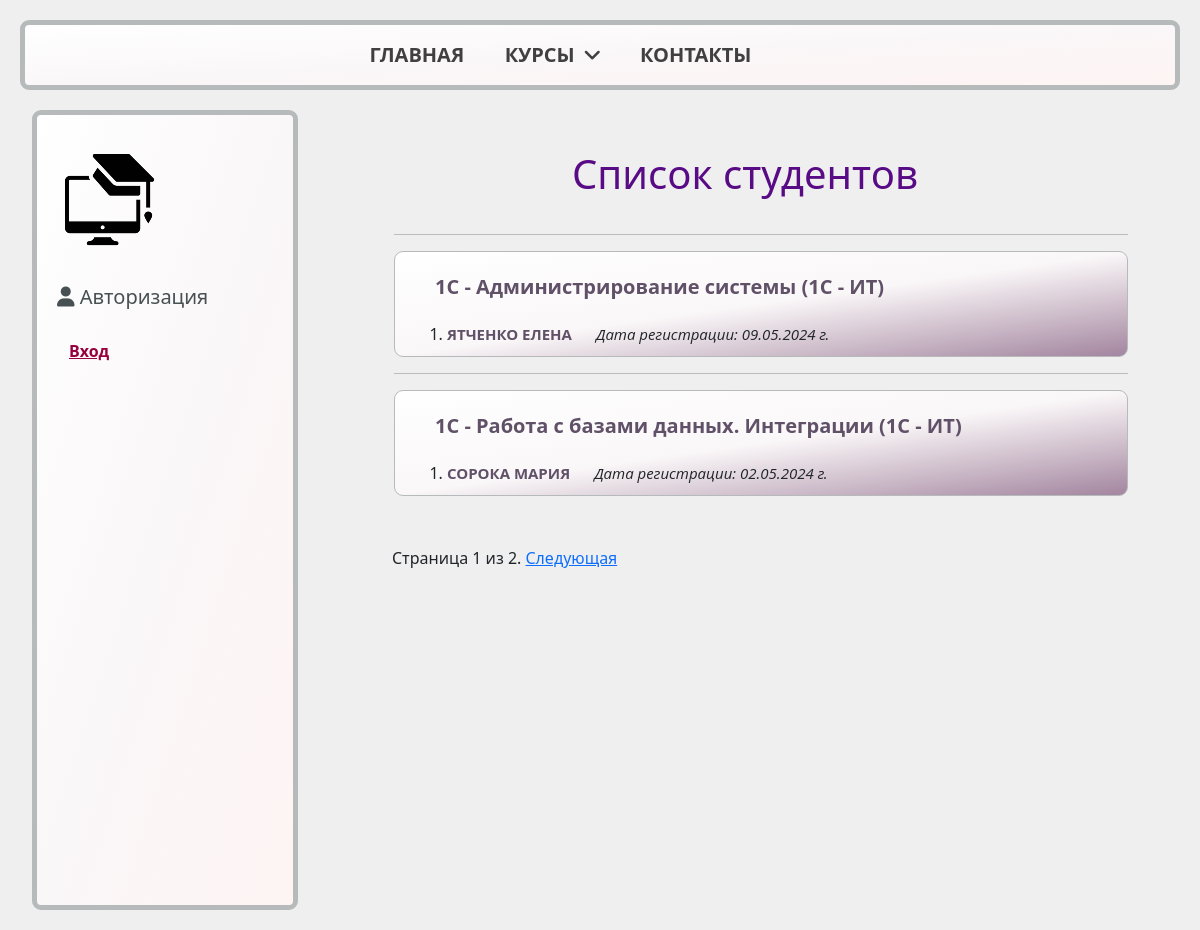
The app's page /students/a, older data.
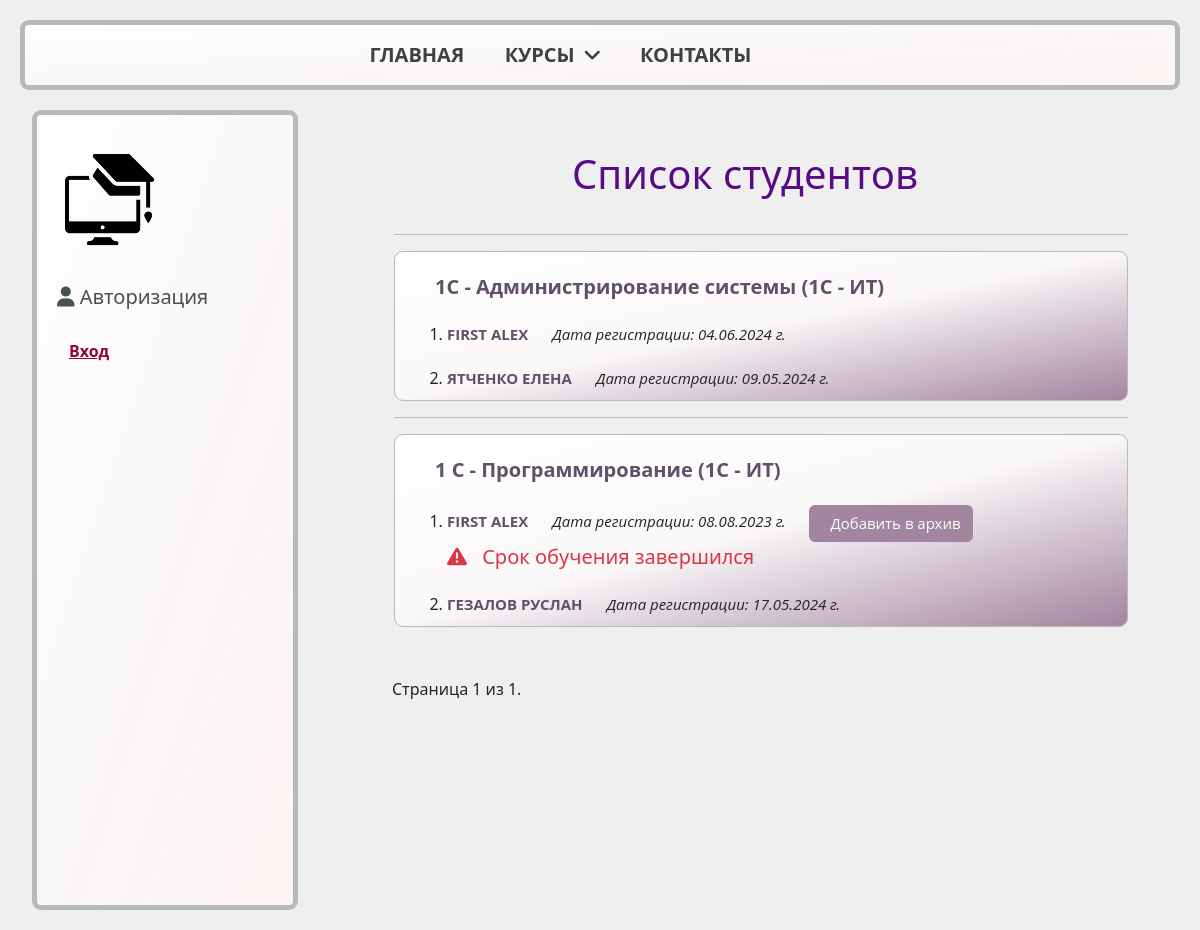
The same page, newer data.
### students_app/models.py (models this page shows, shortened)
class Course(models.Model):
    name = models.CharField(max_length=200)
    category = models.ForeignKey(
        Category, on_delete=models.SET_NULL, null=True)
    summary = models.TextField(
        max_length=1000, help_text="Краткое описание курса")
    lasting = models.IntegerField(
        default=1, help_text="Продолжительность курса, в месяцах"
    )
    cost = models.DecimalField(
        max_digits=8, decimal_places=2, help_text="Стоимость в месяц, азн"
    )
    added = models.DateField(auto_now_add=True)
    rating = models.DecimalField(
        max_digits=3, decimal_places=2, blank=True, null=True)
    is_deleted = models.BooleanField(default=False)
    deleted = models.DateField(auto_now=True)
    views_num = models.IntegerField(default=0)
    class Meta:
        ordering = ["-name"]

class Category(models.Model):
    name = models.CharField(
        max_length=100,
        verbose_name="Наименование",
        help_text="Категория курса (e.g. 1C - ИТ, 1C - Консалтинг)",
    )
    flag = models.CharField(
        max_length=10,
        verbose_name="Сокращение",
        default="nonamed",
        help_text="Только латинские символы в нижнем регистре, БЕЗ пробелов",
        unique=True,
    )
    class Meta:
        verbose_name = "Category"
        verbose_name_plural = "Categories"
    def __str__(self):
        return self.name

class Student(models.Model):
    related_user = models.ForeignKey(User, on_delete=models.CASCADE)
    name = models.CharField(verbose_name="Имя", max_length=50)
    surname = models.CharField(verbose_name="Фамилия", max_length=100)
    phone = models.CharField(verbose_name="Номер телефона", max_length=50)
    date_of_birth = models.DateField()
    course = models.ForeignKey(Course, on_delete=models.PROTECT)
    photo = models.ImageField(upload_to="images/", blank=True, null=True)
    @property
    def full_name(self):
        return f"{self.surname} {self.name}"
    STUDENT_STATUS = [
        ("r", "requested"),
        ("a", "approved"),
        ("f", "finished"),
    ]
    status = models.CharField(
        max_length=50,
        choices=STUDENT_STATUS,
        default="r",
        help_text="Статус студента",
    )
    request_date = models.DateField(auto_now_add=True)
    reg_date = models.DateField(blank=True, null=True)
    updated = models.DateField(auto_now=True)
    @property
    def is_finished(self):
        days = self.course.lasting * 30
        if self.reg_date and date.today() > self.reg_date + timedelta(days=days):
            return True
        return False
    is_paid = models.BooleanField(default=False)
    is_deleted = models.BooleanField(default=False)
    deleted = models.DateField(auto_now=True)
    class Meta:
        ordering = ["name"]
    def get_absolute_url(self):
        return reverse("student-detail", args=[str(self.id)])

### students_app/views.py (the view)
# urls.py: path("students/<str:status>", views.students, name="students"),
def students(request, status):
    student_list = Student.objects.filter(status=status, is_deleted=False)
    courses = set([student.course for student in student_list])
    paginator = Paginator(list(courses), 2)  # Show 2 contacts per page.
    page_number = request.GET.get("page")
    page_obj = paginator.get_page(page_number)
    return render(
        request,
        "students_app/students_list.html",
        context={"status": status, "page_obj": page_obj,
                 "student_list": student_list},
    )

### students_app/templates/students_app/students_list.html (shortened to what this page needs)
{% extends "base.html" %}
{% block content %}
<h1>{% if status == 'r' %}Заявки на обучение{% elif status == 'a' %}Список студентов
    {% elif status == 'f' %}Архив студентов{% endif %}</h1>
{% if student_list %}
<ul>
    {% for course in page_obj %}
    <hr>
    <div class="mine-block block-text">
        <p class="mine-ref course-list"><strong>{{ course.name }} ({{course.category}})</strong></p>
        <ol>
            {% for student in student_list %}
            {% if student.course == course %}
            <li class="m-top-20">
                <a class="mine-ref student" href="{{ student.get_absolute_url }}">{{ student.full_name|upper }}</a>
                {% if status == 'a' %}
                <span class="mark-line"><em>Дата регистрации: {{student.reg_date|date:"d.m.Y"}} г.</em>
                    {% endif %}
                    {% if student.is_finished and student.status != 'f' %}
                    <a class=" btn btn-mine bottom-ref-left mark-line"
                        href="{% url 'student-archive' student.pk %}?next={{request.path}}">Добавить в архив</a>
                </span>
                <br>
                <span class="{% if student.is_finished %}text-danger{% endif %} m-top-15">
                    <i class="fas fa-triangle-exclamation icons-sm"></i> Срок обучения завершился</span>
                {% endif %}
            </li>
            {% endif %}
            {% endfor %}
        </ol>
    </div>
    {% endfor %}
</ul>
{% else %}
<p class="info-text"> <i class="fas fa-circle-exclamation icons"></i>
    {% if status == 'r' %} К сожалению, новых заявок на обучение нет
    {% elif status == 'a' %} Студентов нет
    {% elif status == 'f' %} Архив студентов пуст{% endif %}</p>
{% endif %}
{% endblock %}
{% block pagination %}
<div class="pagination">
    <span class="page-links">
        <span class="page-current">
            Страница {{ page_obj.number }} из {{ page_obj.paginator.num_pages }}.
        </span>
        {% if page_obj.has_next %}
        <a href="{{ request.path }}?page={{ page_obj.next_page_number }}">Следующая</a>
        {% endif %}
    </span>
</div>
{% endblock %}

Row changes from the older to the newer data that the page shows:
no longer on this page (row edited): Course: name "1C - Работа с базами данных. Интеграции", category "1C - ИТ"
no longer on this page (row edited): Student: full_name "СОРОКА МАРИЯ", reg_date "02.05.2024", shown under "1C - Работа с базами данных. Интеграции"
changed Course "1С - Администрирование системы": gains Student (full_name "FIRST ALEX", reg_date "04.06.2024")
now on this page (row edited): Course: name "1 C - Программирование", category "1C - ИТ"
now on this page (row edited): Student: full_name "FIRST ALEX", reg_date "08.08.2023", shown under "1 C - Программирование"
now on this page (row unchanged): Student: full_name "ГЕЗАЛОВ РУСЛАН", reg_date "17.05.2024", shown under "1 C - Программирование"
Text that changed along with them:
{{ page_obj.paginator.num_pages }}: "2" → "1"
text no longer shown: "Следующая"
